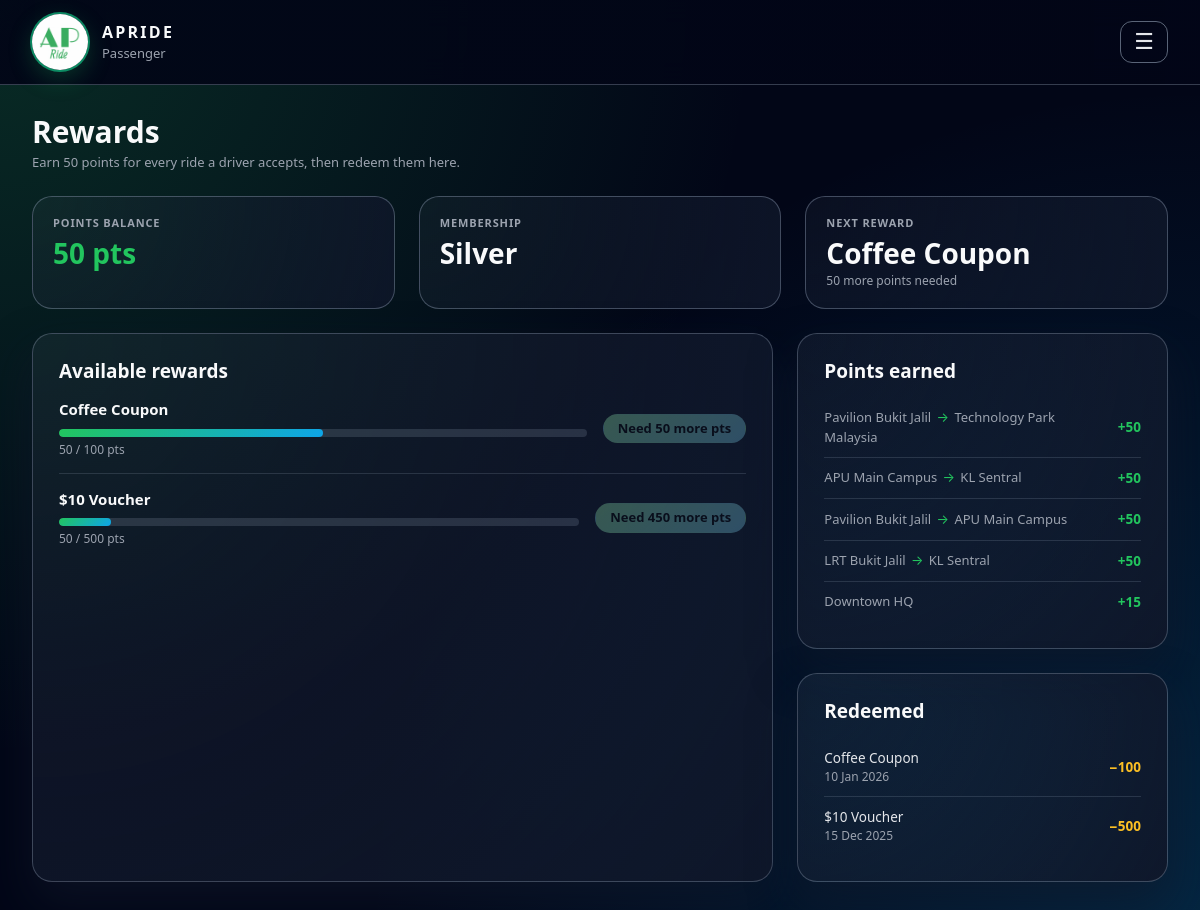
Page /rewards.php (signed in) on the committed database.
### tables this page shows
CREATE TABLE IF NOT EXISTS `customer` (
  `customer_id` int NOT NULL AUTO_INCREMENT,
  `user_id` int NOT NULL,
  `points_balance` int NOT NULL,
  `membership_status` varchar(100) DEFAULT NULL,
  `wallet` int NOT NULL,
  PRIMARY KEY (`customer_id`),
  UNIQUE KEY `user_id` (`user_id`)
);

CREATE TABLE IF NOT EXISTS `reward` (
  `reward_id` int NOT NULL AUTO_INCREMENT,
  `product_title` varchar(100) NOT NULL,
  `description` int DEFAULT NULL,
  `points_required` int NOT NULL,
  PRIMARY KEY (`reward_id`)
);

CREATE TABLE IF NOT EXISTS `points` (
  `points_id` int NOT NULL AUTO_INCREMENT,
  `customer_id` int NOT NULL,
  `ride_id` int NOT NULL,
  `points_earned` int NOT NULL,
  `redeemed` tinyint(1) NOT NULL,
  PRIMARY KEY (`points_id`),
  KEY `customer_id` (`customer_id`),
  KEY `ride_id` (`ride_id`)
);

CREATE TABLE IF NOT EXISTS `ride` (
  `ride_id` int NOT NULL AUTO_INCREMENT,
  `driver_id` int NOT NULL,
  `destination` varchar(100) NOT NULL,
  `date_time` datetime NOT NULL,
  `available_seats` int NOT NULL,
  `price` decimal(10,2) NOT NULL,
  `distance_km` decimal(10,2) NOT NULL,
  PRIMARY KEY (`ride_id`),
  KEY `driver_id` (`driver_id`)
);

CREATE TABLE IF NOT EXISTS `redemption` (
  `redemption_id` int NOT NULL AUTO_INCREMENT,
  `customer_id` int NOT NULL,
  `reward_id` int NOT NULL,
  `date_redeemed` datetime NOT NULL,
  PRIMARY KEY (`redemption_id`),
  KEY `customer_id` (`customer_id`),
  KEY `reward_id` (`reward_id`)
);

### rewards.php (the view, shortened to what this page needs)
<?php
require_once 'includes/bootstrap.php';
require_once 'includes/layout.php';
$customer = require_customer();
$customerId = (int)$customer['customer_id'];
$points = (int)$customer['points_balance'];
$rewards = db_all("SELECT reward_id, product_title, description, points_required FROM reward ORDER BY points_required");
$earned = db_all(
    "SELECT p.points_earned, r.destination
     FROM points p LEFT JOIN ride r ON p.ride_id = r.ride_id
     WHERE p.customer_id = ? ORDER BY p.points_id DESC LIMIT 5",
    'i',
    [$customerId]
);
$redemptions = db_all(
    "SELECT rd.date_redeemed, rw.product_title, rw.points_required
     FROM redemption rd LEFT JOIN reward rw ON rd.reward_id = rw.reward_id
     WHERE rd.customer_id = ? ORDER BY rd.date_redeemed DESC LIMIT 5",
    'i',
    [$customerId]
);
$nextReward = null;
foreach ($rewards as $r) {
    if ($points < (int)$r['points_required']) {
        $nextReward = $r;
        break;
    }
}
?>
        <div class="ap-stats cols-3">
            <div class="ap-stat">
                <span class="ap-stat-label">Points balance</span>
                <span class="ap-stat-value text-green"><?= number_format($points) ?> pts</span>
            </div>
            <div class="ap-stat">
                <span class="ap-stat-label">Membership</span>
                <span class="ap-stat-value"><?= e($customer['membership_status'] ?: 'Silver') ?></span>
            </div>
            <div class="ap-stat">
                <span class="ap-stat-label">Next reward</span>
                <span class="ap-stat-value"><?= $nextReward ? e($nextReward['product_title']) : 'All unlocked 🎉' ?></span>
                <?php if ($nextReward): ?>
                    <span class="ap-stat-note"><?= number_format((int)$nextReward['points_required'] - $points) ?> more points needed</span>
                <?php endif; ?>
            </div>
        </div>
        <div class="grid-2-1 grow-row">
            <div class="glass-card">
                <div class="section-title">
                    <h2>Available rewards</h2>
                </div>
                <?php foreach ($rewards as $r):
                    $need = (int)$r['points_required'];
                    $canRedeem = $points >= $need;
                    ?>
                    <div class="reward-card">
                        <div style="flex:1; min-width:200px">
                            <div class="ride-route"><?= e($r['product_title']) ?></div>
                            <div class="progress"><span style="width: <?= min(100, $need ? $points / $need * 100 : 100) ?>%"></span></div>
                            <div class="ap-muted small"><?= number_format(min($points, $need)) ?> / <?= number_format($need) ?> pts</div>
                        </div>
                        <form method="POST" class="inline-form"
                              onsubmit="return confirm('Redeem <?= e(addslashes($r['product_title'])) ?> for <?= $need ?> points?');">
                            <button type="submit" class="btn btn-primary btn-sm" <?= $canRedeem ? '' : 'disabled' ?>>
                                <?= $canRedeem ? 'Redeem · ' . number_format($need) . ' pts' : 'Need ' . number_format($need - $points) . ' more pts' ?>
                            </button>
                        </form>
                    </div>
                <?php endforeach; ?>
            </div>
            <div class="col">
                <div class="glass-card">
                    <h2>Points earned</h2>
                    <?php foreach ($earned as $p): ?>
                        <div class="list-row">
                            <span class="ap-muted"><?= $p['destination'] !== null ? route_html($p['destination']) : 'Ride (removed)' ?></span>
                            <strong class="text-green nowrap">+<?= (int)$p['points_earned'] ?></strong>
                        </div>
                    <?php endforeach; ?>
                </div>
                <div class="glass-card grow">
                    <h2>Redeemed</h2>
                    <?php foreach ($redemptions as $rd): ?>
                        <div class="list-row">
                            <span>
                                <?= e($rd['product_title'] ?? 'Reward (removed)') ?>
                                <span class="ap-muted small" style="display:block"><?= date('d M Y', strtotime($rd['date_redeemed'])) ?></span>
                            </span>
                            <strong class="text-amber nowrap">−<?= (int)$rd['points_required'] ?></strong>
                        </div>
                    <?php endforeach; ?>
                </div>
            </div>
        </div>

### includes/bootstrap.php (shortened to what this page needs)
<?php
require_once __DIR__ . '/../db.php';
function e($value)
{
    return htmlspecialchars((string)$value, ENT_QUOTES, 'UTF-8');
}
function split_route($destination)
{
    $parts = explode('→', (string)$destination, 2);
    if (count($parts) === 2) {
        return ['from' => trim($parts[0]), 'to' => trim($parts[1])];
    }
    return ['from' => null, 'to' => trim($parts[0])];
}
function route_html($destination)
{
    $r = split_route($destination);
    if ($r['from'] === null) {
        return e($r['to']);
    }
    return e($r['from']) . ' <span class="route-arrow" aria-label="to">→</span> ' . e($r['to']);
}
function db_run($sql, $types = '', array $params = [])
{
    global $conn;
    $stmt = $conn->prepare($sql);
    if ($types !== '') {
        $stmt->bind_param($types, ...$params);
    }
    $stmt->execute();
    return $stmt;
}
function db_all($sql, $types = '', array $params = [])
{
    $result = db_run($sql, $types, $params)->get_result();
    return $result ? $result->fetch_all(MYSQLI_ASSOC) : [];
}
function db_one($sql, $types = '', array $params = [])
{
    $rows = db_all($sql, $types, $params);
    return $rows[0] ?? null;
}
function current_user_id()
{
    return isset($_SESSION['user_id']) ? (int)$_SESSION['user_id'] : 0;
}
function current_role()
{
    static $cache = [];
    $uid = current_user_id();
    if (!array_key_exists($uid, $cache)) {
        $cache[$uid] = role_for_user($uid);
    }
    return $cache[$uid];
}
function role_for_user($uid)
{
    if (db_one("SELECT admin_id FROM admin WHERE user_id = ?", 'i', [$uid])) {
        return 'admin';
    }
    if (db_one("SELECT driver_id FROM driver WHERE user_id = ?", 'i', [$uid])) {
        return 'driver';
    }
    if (db_one("SELECT customer_id FROM customer WHERE user_id = ?", 'i', [$uid])) {
        return 'customer';
    }
    return null;
}
function require_role($role)
{
    $actual = current_role();
}
function require_customer()
{
    require_role('customer');
    return db_one(
        "SELECT c.customer_id, c.wallet, c.points_balance, c.membership_status,
                u.user_id, u.TP_Number AS tp_number, u.name, u.e_mail
         FROM customer c JOIN user u ON u.user_id = c.user_id
         WHERE c.user_id = ?",
        'i',
        [current_user_id()]
    );
}

### rows in the picture
customer: points_balance "50", membership_status "Silver"
reward: product_title "Coffee Coupon", (int)$nextReward['points_required']-$points "50", points_required "100", $need-$points "50"
reward: product_title "$10 Voucher", points_required "500", $need-$points "450"
points: ride.destination "Pavilion Bukit Jalil", ride.destination "Technology Park Malaysia", points_earned "50"
points: ride.destination "APU Main Campus", ride.destination "KL Sentral", points_earned "50"
points: ride.destination "Pavilion Bukit Jalil", ride.destination "APU Main Campus", points_earned "50"
points: ride.destination "LRT Bukit Jalil", ride.destination "KL Sentral", points_earned "50"
points: ride.destination "Downtown HQ", points_earned "15"
redemption: reward.product_title "Coffee Coupon", date_redeemed "10 Jan 2026", reward.points_required "100"
redemption: reward.product_title "$10 Voucher", date_redeemed "15 Dec 2025", reward.points_required "500"

### other values in the picture
role_label($role) "Passenger"
$title "Rewards"
$subtitle "Earn 50 points for every ride a driver accepts, then redeem them here."
